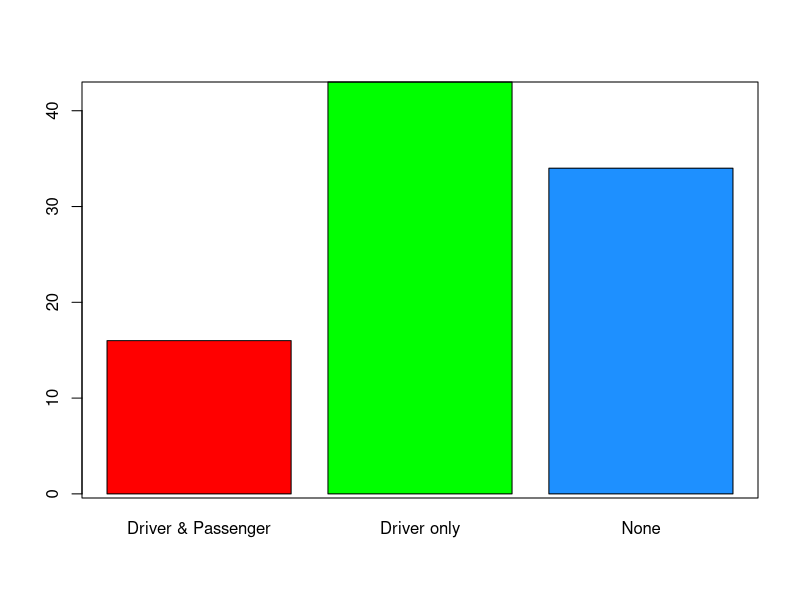
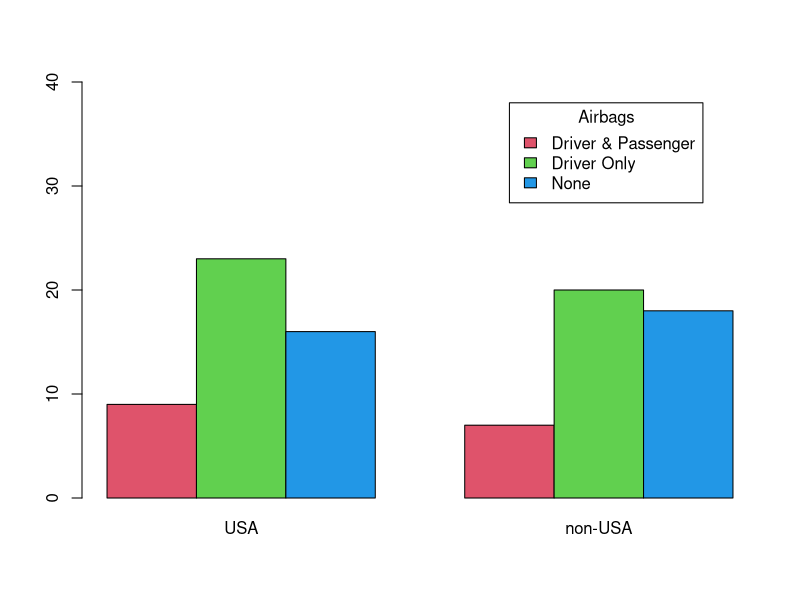
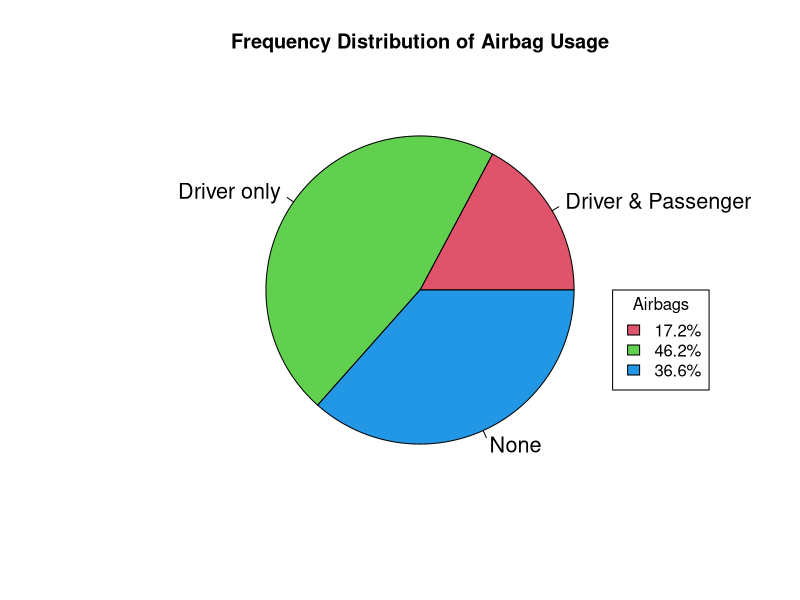
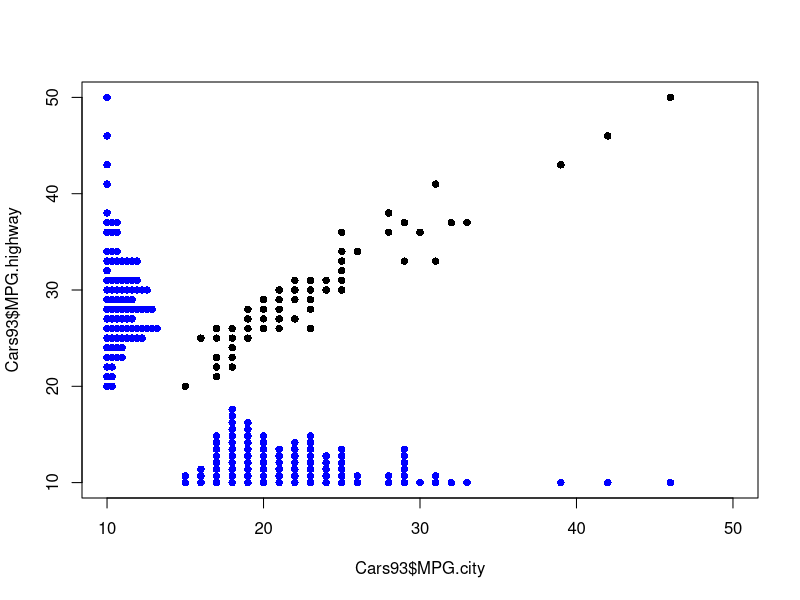
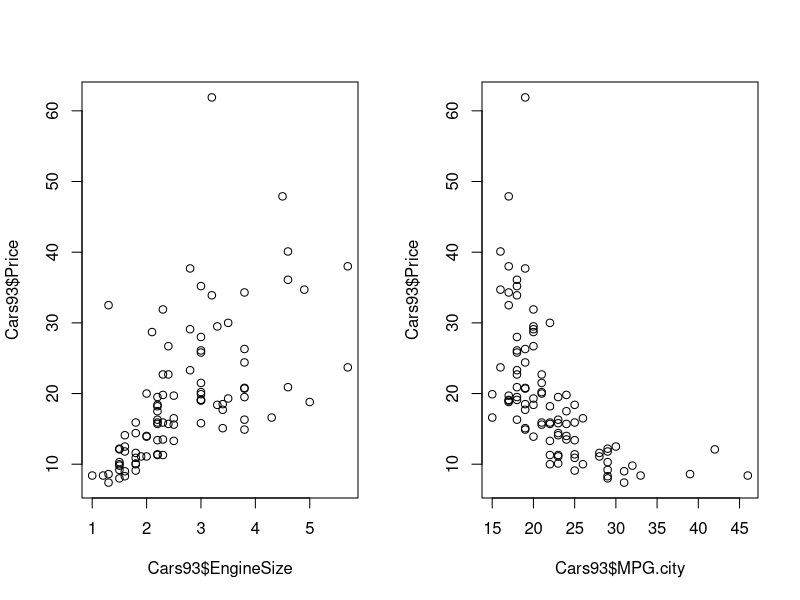
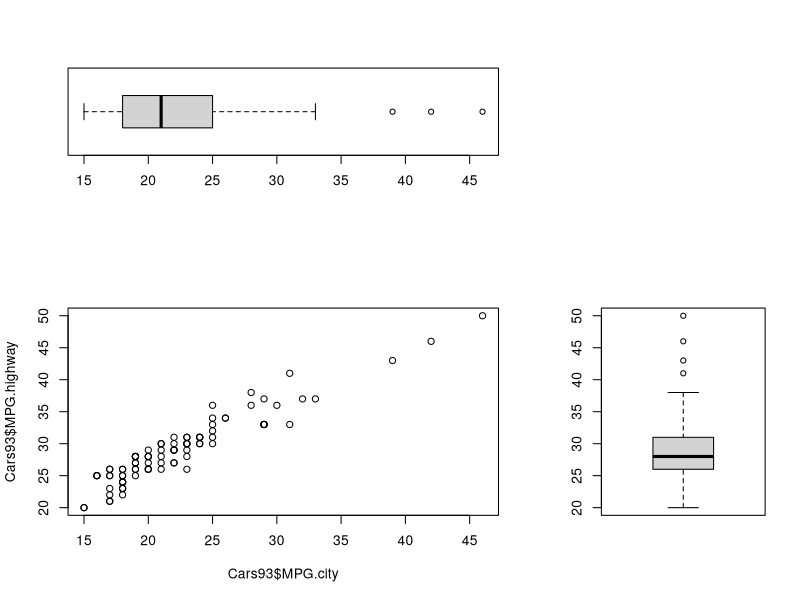
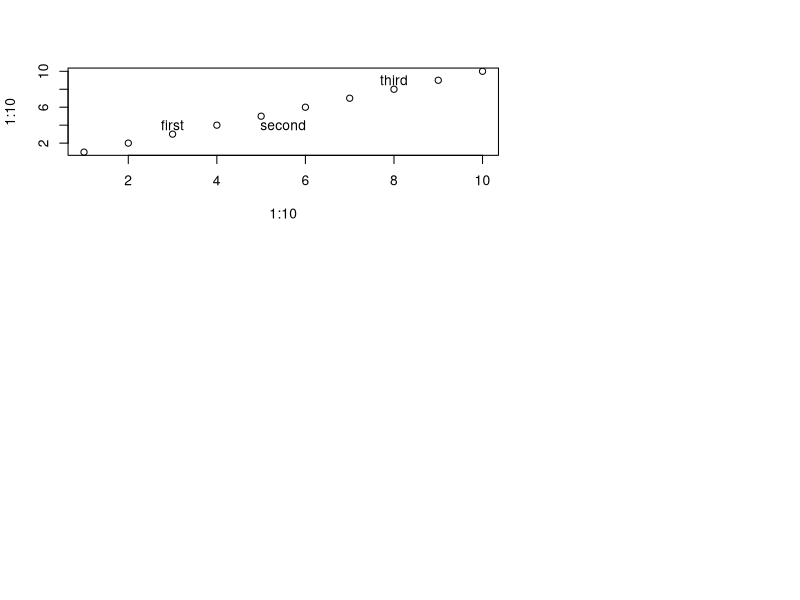

Source code (R) for these figures, in order:
## ---- chunk 1
library(MASS)
data(Cars93)

head(Cars93)

barplot(table(Cars93$AirBags),col = c("red","green","dodgerblue"),cex.lab=1.3)
box()
## ---- chunk 2
table(Cars93$AirBags,Cars93$Origin)

barplot(table(Cars93$AirBags,Cars93$Origin),col = c(2,3,4),beside = T, ylim = c(0,40))
legend(x=5.5, y=38, title="Airbags", legend = c("Driver & Passenger",'Driver Only','None'),fill = c(2,3,4))
## ---- chunk 3
pie(table(Cars93$AirBags),col=c(2,3,4),cex=1.3, main="Frequency Distribution of Airbag Usage")
#round(table(Cars93$AirBags)/nrow(Cars93),3)
legend(x=1, y=0, title="Airbags", legend = c('17.2%','46.2%','36.6%'),fill = c(2,3,4))
## ---- chunk 4
plot(Cars93$MPG.city,Cars93$MPG.highway,ylim = c(10,50),pch=16,xlim=c(10,50))
stripchart(Cars93$MPG.city,method="stack",add=T,pch=16,at=10,cex.axis=1.2,cex.lab=1.2,col='blue')
stripchart(Cars93$MPG.highway,method='stack',add=T,pch=16,at=10,vertical=T,col='blue')
## ---- chunk 5
layout(matrix(1:2, nrow = 1, byrow = T))
#layout.show(n=2)
plot(Cars93$EngineSize,Cars93$Price)
plot(Cars93$MPG.city, Cars93$Price)
## ---- chunk 6
layout(matrix(c(1,0,2,3),byrow = T,nrow = 2), heights=c(.8,1.2), widths=c(1,.5))
#layout.show(n=3)
boxplot(Cars93$MPG.city,horizontal = T)
plot(Cars93$MPG.city,Cars93$MPG.highway)
boxplot(Cars93$MPG.highway)
## ---- chunk 7
plot(1:10,1:10)
text(c(3,5.5,8),c(4,4,9),c('first','second','third'))
